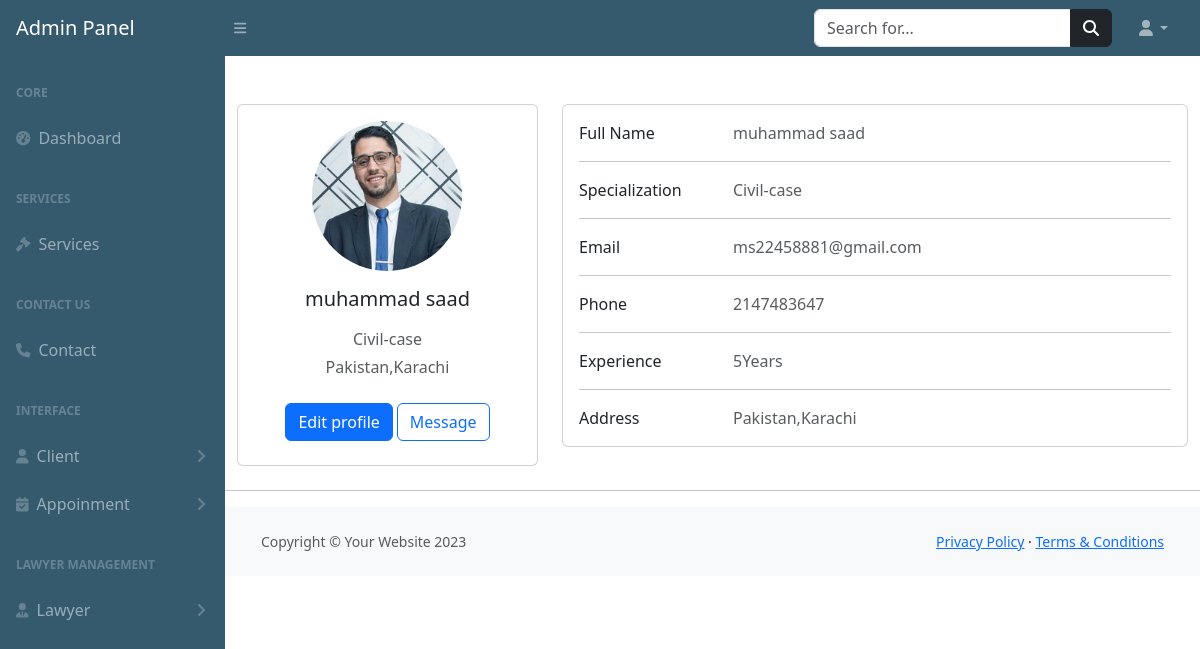
The app's page /admin-panel/profilelawyer.php?id=17 (signed in) with its own data.
### tables this page shows
CREATE TABLE `lawyer` (
  `id` int(255) NOT NULL,
  `name` varchar(255) NOT NULL,
  `case` int(255) NOT NULL,
  `email` varchar(255) NOT NULL,
  `password` varchar(255) NOT NULL,
  `phone` int(255) NOT NULL,
  `experience` varchar(255) NOT NULL,
  `address` text NOT NULL,
  `image` varchar(255) NOT NULL
);

CREATE TABLE `cases` (
  `cid` int(255) NOT NULL,
  `case_name` varchar(255) NOT NULL
);

### admin-panel/profilelawyer.php (the view)
<?php
include ("includes/header.php");
include ("includes/topbar.php");
include ("includes/sidebar.php");
include("../config.php");
$law_id=$_GET['id'];
$profile="SELECT * FROM `lawyer` as l inner join `cases` as c on l.case=c.cid where id='$law_id'";
$run_query=mysqli_query($connection,$profile);
if (mysqli_num_rows($run_query)>0) {
  while ($row=mysqli_fetch_assoc($run_query)) {
?>
  <div class="container mt-5 ">
    <div class="row">
      <div class="col-lg-4">
        <div class="card mb-4">
          <div class="card-body text-center">
          <img src="<?php echo 'image/'.$row['image']?>" alt="avatar"
              class="rounded-circle img-fluid" style="width: 150px;height:150px">
            <h5 class="my-3"><?php echo $row['name']?></h5>
            <p class="text-muted mb-1"><?php echo $row['case_name']?></p>
            <p class="text-muted mb-4"><?php echo $row['address']?></p>
            <div class="d-flex justify-content-center mb-2">
              <button type="button" class="btn btn-primary">Edit profile</button>
              <button type="button" class="btn btn-outline-primary ms-1">Message</button>
            </div>
          </div>
        </div>
      </div>
      <div class="col-lg-8">
        <div class="card mb-4">
          <div class="card-body">
            <div class="row">
              <div class="col-sm-3">
                <p class="mb-0">Full Name</p>
              </div>
              <div class="col-sm-9">
                <p class="text-muted mb-0"><?php echo $row['name']?></p>
              </div>
            </div>
            <hr>
            <div class="row">
              <div class="col-sm-3">
                <p class="mb-0">Specialization</p>
              </div>
              <div class="col-sm-9">
                <p class="text-muted mb-0"><?php echo $row['case_name']?></p>
              </div>
            </div>
            <hr>
            <div class="row">
              <div class="col-sm-3">
                <p class="mb-0">Email</p>
              </div>
              <div class="col-sm-9">
                <p class="text-muted mb-0"><?php echo $row['email']?></p>
              </div>
            </div>
            <hr>
            <div class="row">
              <div class="col-sm-3">
                <p class="mb-0">Phone</p>
              </div>
              <div class="col-sm-9">
                <p class="text-muted mb-0"><?php echo $row['phone']?></p>
              </div>
            </div>
            <hr>
            <div class="row">
              <div class="col-sm-3">
                <p class="mb-0">Experience</p>
              </div>
              <div class="col-sm-9">
                <p class="text-muted mb-0"><?php echo $row['experience'] ?>Years</p>
              </div>
            </div>
            <hr>
            <div class="row">
              <div class="col-sm-3">
                <p class="mb-0">Address</p>
              </div>
              <div class="col-sm-9">
                <p class="text-muted mb-0"><?php echo $row['address']?></p>
              </div>
            </div>
          </div>
        </div>
      </div>
      <hr>
<?php
 }
}
?>
      </html>
<?php
include("includes/footer.php");
?>
</body>

### records on screen
lawyer: image (picture), name "muhammad saad", case.case_name "Civil-case", address "Pakistan,Karachi", email "ms22458881@gmail.com", phone "2147483647", experience "5"
